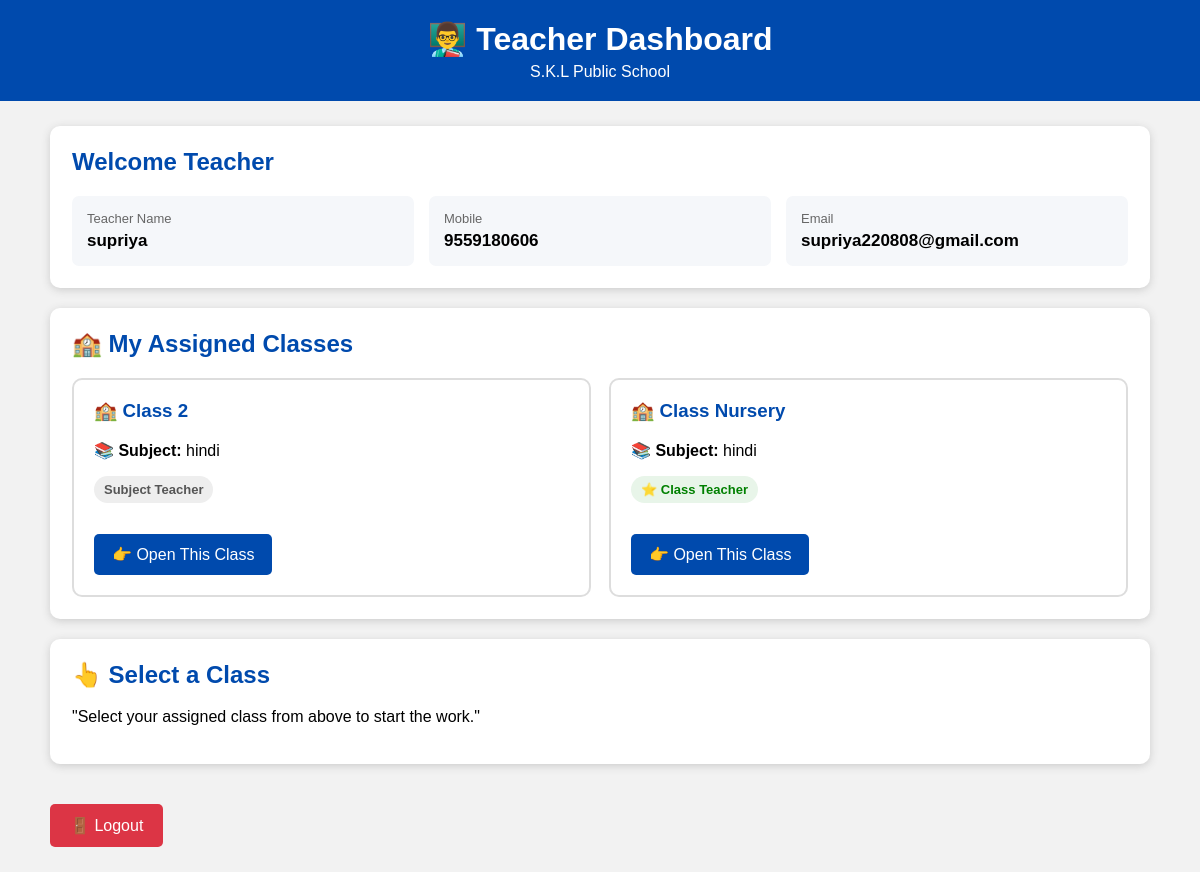
Page /teacher-dashboard.php (signed in) on the committed database.
### tables this page shows
CREATE TABLE `teachers` (
  `id` int(11) NOT NULL,
  `name` varchar(100) DEFAULT NULL,
  `subject` varchar(100) DEFAULT NULL,
  `mobile` varchar(15) DEFAULT NULL,
  `email` varchar(100) DEFAULT NULL,
  `password` varchar(100) DEFAULT NULL
);

CREATE TABLE `teacher_assignments` (
  `id` int(11) NOT NULL,
  `teacher_id` int(11) NOT NULL,
  `class` varchar(20) NOT NULL,
  `subject_id` int(11) NOT NULL,
  `is_class_teacher` tinyint(1) NOT NULL DEFAULT '0'
);

CREATE TABLE `subjects` (
  `id` int(11) NOT NULL,
  `subject_name` varchar(100) DEFAULT NULL,
  `subject_code` varchar(50) DEFAULT NULL
);

### teacher-dashboard.php (the view, shortened to what this page needs)
<?php
include "connection.php";
$teacher_id = intval($_SESSION['teacher_id']);
$teacher_query = mysqli_query(
    $conn,
    "SELECT id, name, subject, mobile, email
     FROM teachers
     WHERE id='$teacher_id'
     LIMIT 1"
);
$teacher = mysqli_fetch_assoc(
    $teacher_query
);
$assignments = mysqli_query(
    $conn,
    "SELECT
        teacher_assignments.id,
        teacher_assignments.class,
        teacher_assignments.subject_id,
        teacher_assignments.is_class_teacher,
        subjects.subject_name
     FROM teacher_assignments
     JOIN subjects
     ON teacher_assignments.subject_id =
        subjects.id
     WHERE teacher_assignments.teacher_id='$teacher_id'
     ORDER BY
        teacher_assignments.class ASC,
        subjects.subject_name ASC"
);
$current_assignment_id =
    isset($_SESSION['selected_assignment_id'])
    ? intval($_SESSION['selected_assignment_id'])
    : 0;
?>
<!DOCTYPE html>
<html>
<head>
</head>
<body>
<div class="header">
<h1>
👨‍🏫 Teacher Dashboard
</h1>
<p>
S.K.L Public School
</p>
</div>
<div class="container">
<div class="card">
<h2>
Welcome Teacher
</h2>
<div class="info">
<div class="info-box">
<div class="info-title">
Teacher Name
</div>
<div class="info-value">
<?php
echo htmlspecialchars(
    $teacher['name']
);
?>
</div>
</div>
<div class="info-box">
<div class="info-title">
Mobile
</div>
<div class="info-value">
<?php
echo htmlspecialchars(
    $teacher['mobile']
);
?>
</div>
</div>
<div class="info-box">
<div class="info-title">
Email
</div>
<div class="info-value">
<?php
echo htmlspecialchars(
    $teacher['email']
);
?>
</div>
</div>
</div>
</div>
<div class="card">
<h2>
🏫 My Assigned Classes
</h2>
<?php
if(mysqli_num_rows($assignments) == 0)
{
?>
<p>
❌ Abhi koi Class/Subject assign nahi hua hai.
</p>
<?php
}
else
{
?>
<div class="assignment-grid">
<?php
while(
    $assignment =
    mysqli_fetch_assoc(
        $assignments
    )
)
{
?>
<div class="assignment
<?php
if(
    $current_assignment_id ==
    $assignment['id']
)
{
    echo " current";
}
?>
">
<h3>
🏫 Class
<?php
echo htmlspecialchars(
    $assignment['class']
);
?>
</h3>
<p>
📚 <strong>Subject:</strong>
<?php
echo htmlspecialchars(
    $assignment['subject_name']
);
?>
</p>
<p>
<?php
if(
    intval(
        $assignment['is_class_teacher']
    ) == 1
)
{
?>
<span class="badge">
⭐ Class Teacher
</span>
<?php
}
else
{
?>
<span class="badge badge-normal">
Subject Teacher
</span>
<?php
}
?>
</p>
<a
class="open-class"
href="teacher-dashboard.php?assignment_id=<?php echo $assignment['id']; ?>"
>
👉 Open This Class
</a>
</div>
<?php
}
?>
</div>
<?php
}
?>
</div>
<?php
if($current_assignment_id > 0)
{
?>
<div class="card">
<h2>
📚 Class Management
</h2>
<div class="menu">
<a href="add-homework.php?assignment_id=<?php echo $current_assignment_id; ?>">
📚 Homework
</a>
<a href="attendance.php?assignment_id=<?php echo $current_assignment_id; ?>">
📅 Attendance
</a>
<a href="add-remarks.php?assignment_id=<?php echo $current_assignment_id; ?>">
📝 Remarks
</a>
<a href="teacher-add-result.php?assignment_id=<?php echo $current_assignment_id; ?>">
📊 Add Result
</a>
<a href="check-homework.php?assignment_id=<?php echo $current_assignment_id; ?>">
📖 Check Homework
</a>
<a href="teacher-notices.php?assignment_id=<?php echo $current_assignment_id; ?>">
📢 Notices
</a>
<a href="gallery.php?assignment_id=<?php echo $current_assignment_id; ?>">
📸 Gallery
</a>
</div>
</div>
<?php
}
else
{
?>
<div class="card">
<h2>
👆 Select a Class
</h2>
<p>
"Select your assigned class from above to start the work."
</p>
</div>
<?php
}
?>
<a
href="teacher-login.php"
class="logout"
>
🚪 Logout
</a>
</div>
</body>
</html>

### teacher-dashboard.php (style rules this page uses)
* { box-sizing:border-box; }
body { margin:0; font-family:Arial,sans-serif; background:#f2f2f2; }
.header { background:#004aad; color:white; padding:20px; text-align:center; }
.header h1 { margin:0 0 5px 0; }
.header p { margin:0; }
.container { width:95%; max-width:1100px; margin:25px auto; }
.card { background:white; padding:22px; margin-bottom:20px; border-radius:10px; box-shadow:0 2px 8px #ccc; }
.card h2 { margin-top:0; color:#004aad; }
.info { display:grid; grid-template-columns: repeat(3,1fr); gap:15px; }
.info-box { background:#f5f7fa; padding:15px; border-radius:7px; }
.info-title { color:#666; font-size:13px; margin-bottom:5px; }
.info-value { font-weight:bold; font-size:17px; }
.assignment-grid { display:grid; grid-template-columns: repeat(2,1fr); gap:18px; }
.assignment { border:2px solid #ddd; border-radius:10px; padding:20px; background:#fff; }
.assignment h3 { margin-top:0; color:#004aad; }
.badge { display:inline-block; padding:6px 10px; border-radius:20px; background:#e8f5e9; color:green; font-size:13px; font-weight:bold; }
.badge-normal { background:#eee; color:#555; }
.open-class { display:inline-block; margin-top:15px; padding:11px 18px; background:#004aad; color:white; text-decoration:none; border-radius:5px; }
.logout { display:inline-block; margin-top:20px; padding:12px 20px; background:#dc3545; color:white; text-decoration:none; border-radius:5px; }

### rows in the picture
teachers: name "supriya", mobile "9559180606", email "supriya220808@gmail.com"
teacher_assignments: class "2", subject.subject_name "hindi", is_class_teacher "Subject Teacher"
teacher_assignments: class "Nursery", subject.subject_name "hindi", is_class_teacher "⭐ Class Teacher"
